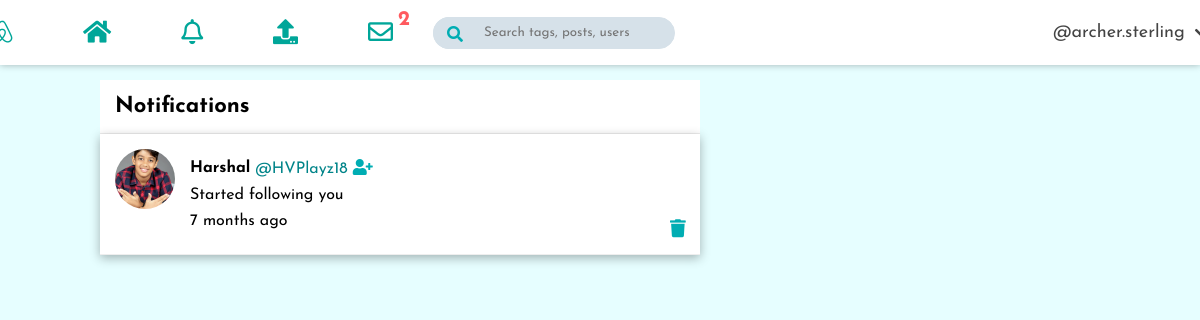
/notifications/ (signed in), run on the app's committed database.
### notifications/models.py (models this page shows)
class Notification(models.Model):
    NOTIFICATION_TYPES = ((1, 'Like'), (2, 'Comment'), (3, 'Follow'))
    post = models.ForeignKey('post.Post', on_delete=models.CASCADE, related_name="noti_post", blank=True, null=True)
    sender = models.ForeignKey(User, related_name="noti_from_user", on_delete=models.CASCADE)
    user = models.ForeignKey(User, related_name="noti_to_user", on_delete=models.CASCADE)
    notification_type = models.IntegerField(choices=NOTIFICATION_TYPES)
    text_preview = models.CharField(max_length=90, blank=True)
    date = models.DateTimeField(auto_now_add=True)
    is_seen = models.BooleanField(default=False)

### authy/models.py (models this page shows)
class Profile(models.Model):
	user = models.OneToOneField(User, on_delete=models.CASCADE)
	first_name = models.CharField(max_length=50, null=True, blank=True)
	last_name = models.CharField(max_length=50, null=True, blank=True)
	location = models.CharField(max_length=50, null=True, blank=True)
	email = models.TextField(max_length=80, null=True, blank=True)
	profile_info = models.TextField(max_length=150, null=True, blank=True)
	created = models.DateField(auto_now_add=True)
	favorites = models.ManyToManyField(Post)
	picture = models.ImageField(upload_to=user_directory_path, blank=True, null=True, verbose_name='Picture')

### notifications/views.py (the view)
# urls.py: path('', ShowNotifications, name='show-notifications'),
def ShowNotifications(request):
    user = request.user
    notifications = Notification.objects.filter(user=user).order_by('-date')
    Notification.objects.filter(user=user, is_seen=False).update(is_seen=True)
    template = loader.get_template('notifications.html')
    context = {
        'notifications': notifications,
    }
    return HttpResponse(template.render(context, request))

### direct/views.py (called while the page is built)
def checkDirects(request):
    directs_count = 0
    if request.user.is_authenticated:
        directs_count = Message.objects.filter(user=request.user, is_read=False).count()
    return {'directs_count': directs_count}

### notifications/views.py (called while the page is built)
def CountNotifications(request):
    count_notifications = 0
    if request.user.is_authenticated:
        count_notifications = Notification.objects.filter(user=request.user, is_seen=False).count()
    return {'count_notifications': count_notifications}

### galleria/templates/notifications.html (shortened to what this page needs)
{% extends 'base.html' %}
{% load static %}
{% load humanize %}
{% block content %}
      <div class="feeds-content dark-mode-2">
        <div  class="feeds-header dark-mode-1">
          <div class="header-top border">
            <h4 class="light-text">Notifications</h4>
          </div>
        </div>
        <div class="posts dark-mode-1">
        {% for notification in notifications %}
       {% if notification.notification_type == 3 %}
           <div style=" box-shadow: 0 0.3rem 1rem rgba(0, 0, 0, 0.3)" class="post border">
            <div class="user-avatar">
               {% if notification.sender.profile.picture %}
              <img src="{{ notification.sender.profile.picture.url }}" />
              {% else %}
              <img src="{% static 'images/icon.12.png' %}" />
            {% endif %}
            </div>
            <div class="post-content">
              <div class="post-user-info light-text">
               <h4>{% if notification.sender.profile.first_name %} {{ notification.sender.profile.first_name }}
                {{ post_item.user.profile.last_name }}{% endif %}</h4>
                <span>
                <a style="text-decoration: none; color: #008489" href="{% url 'profile' notification.sender.username %}" >@{{ notification.sender.username }} <i class="fas fa-user-plus"></i></a>
                </span>
              </div>
               <div  class="post-icons">
                <p class="post-text light-text">Started following you
                </p>
              <p class="post-text light-text">
                 <time datetime="2016-1-1">
                {{ notification.date|naturaltime }}
                </time>
                </p>
                 <a style="margin-left: 48rem; margin-top: -2rem; position: absolute" class="post-icons" href="{% url 'delete-notification' notification.id %}"><i class="fas fa-trash"></i></a>
              </div>
            </div>
          </div>
        {% endif %}
 {% endfor %}
      </div>
      </div>
{% endblock %}

### galleria/templates/base.html (shortened to what this page needs)
{% load static %}
<!DOCTYPE html>
<html lang="en">
  <head>
    <link
      rel="stylesheet"
      href="https://cdnjs.cloudflare.com/ajax/libs/font-awesome/5.8.2/css/all.min.css"
    />
    <link rel="stylesheet" href="{% static 'CSS/style.css' %}" />
  </head>
  <body>
    <section class="feeds-page">
      <nav class="feeds-nav dark-mode-1">
      <div class="brand-icon">
      <a onclick="myFunction()" class="brand"><i class="fab fa-airbnb"></i></a>
      </div>
        <div class="icons">
          <a class="tooltip" href="{% url 'index' %}" class="active">
          <i class="fas fa-home">
          </i></a>
          <a class="tooltip" href="{% url 'show-notifications' %}" class="active">
          <i class="far fa-bell">
          </i></a>
          <a class="tooltip" href="{% url 'newpost' %}">
          <i class="fas fa-upload">
          </i> </a>
          <a class="tooltip" href="{% url 'inbox' %}">
          <div style="margin-left: 3rem; margin-top: -1rem; color: #FF5A5F; position: absolute">
          {% if directs_count %}
          <h5>{{ directs_count }}</h5>
          {% endif %}
          </div>
          <i class="far fa-envelope">
           </i></a>
        </div>
        <form action="{% url 'search' %}" method="get" class="search-bar">
        <div class="search-bar">
         <button type="submit" value="query" name="search" >
          <i class="fas fa-search"></i>
           </button>
          <input
            type="text"
            name="query" id="query"
            placeholder="Search tags, posts, users"
            class="search-bar-input dark-mode-2 light-text border"
          />
          </form>
        <div class="user">
          <a href="#" class="user-link light-text">@{{ request.user }}</a>
          <i class="fas fa-chevron-down"></i>
        </div>
      </nav>
        {% block content %}
        {% endblock  %}
    </section>
  </body>
</html>

### galleria/static/CSS/style.css (style rules this page uses)
* { margin: 0; padding: 0; font-family: 'Josefin Sans', sans-serif; outline: none; }
html { font-size: 62.5%; }
body { background-color: #e6feff; }
.feeds-page { width: 100%; height: 100vh; }
.feeds-nav { position: fixed; width: 100%; height: 6.5rem; background-color: #fff; display: flex; justify-content: center; box-shadow: 0 0 0.7rem rgba(0, 0, 0, 0.3); }
.icons { display: flex; align-items: center; }
.icons a { text-decoration: none; margin-right: 7rem; font-size: 2.5rem; color: #00A699; }
.brand-icon { display: flex; align-items: center; }
.brand-icon a { text-decoration: none; margin-right: 7rem; font-size: 2.5rem; color: #00A699; }
.brand-icon .brand { color: #00A699; font-weight: bolder; cursor: pointer; right: 20%; }
.search-bar { display: flex; align-items: center; position: relative; width: 45rem; right: 1.5rem; }
.search-bar button { position: absolute; width: 4rem; height: 3.2rem; border-radius: 3rem 0rem 0rem 3rem; border: 0.1rem solid #d6e1e9; padding: 10px 20px; text-align: center; text-decoration: none; display: inline-block; justify-content: center; background-color: #d6e1e9; border: none; cursor: pointer; }
.search-bar-input { width: 18rem; height: 3rem; border: 0.1rem solid #d6e1e9; border-radius: 3rem; background-color: #d6e1e9; padding-left: 5rem; padding-right: 1rem; transition: all 0.3s; -webkit-transition: width 0.4s ease-in-out; transition: width 0.4s ease-in-out; }
.search-bar i { position: absolute; font-size: 1.6rem; left: 1.4rem; color: #00adb3; cursor: pointer; bottom: 0.7rem; }
.user { margin-left: 3rem; display: flex; align-items: center; cursor: pointer; padding-left: 10rem; }
.user-link { margin: 0 1rem; text-decoration: none; font-size: 1.8rem; color: #444; }
.user i { color: #444; font-size: 1.6rem; }
.feeds-content { display: grid; grid-template-columns: minmax(5rem, 1fr) 60rem 40rem minmax(5rem, 1fr); grid-template-rows: repeat(2, min-content); padding-top: 6.5rem; }
.feeds-header { grid-column: 2 / 3; grid-row: 1 / 2; background-color: #fff; margin-top: 1.5rem; }
.header-top { display: flex; align-items: center; justify-content: space-between; border-bottom: 0.1rem solid #eee; padding: 1.5rem; }
.header-top h4 { font-size: 2.2rem; }
.posts { grid-column: 2 / 3; grid-row: 2 / -1; background-color: #fff; }
.post { display: flex; padding: 1.5rem; border-bottom: 0.1rem solid #eee; }
.user-avatar { width: 6rem; height: 6rem; flex-shrink: 0; margin-right: 1.5rem; }
.user-avatar img { width: 100%; height: 100%; object-fit: cover; border-radius: 50%; }
.post-user-info { display: flex; align-items: center; margin: 1rem 0; }
.post-user-info h4 { font-size: 1.6rem; margin-right: 0.5rem; }
.post-user-info i { font-size: 1.6rem; color: #00adb3; margin-right: 0.5rem; }
.post-user-info span { font-size: 1.6rem; }
.post-text { font-size: 1.6rem; margin-bottom: 1rem; }
.post-icons { margin-top: 1rem; }
.post-icons i { font-size: 1.8rem; color: #00adb3; margin-right: 6rem; }

### galleria/templates/base.html (style rules this page uses)
.tooltip { position: relative; display: inline-block; }

### data on the page
Notification: sender.profile.picture (picture), sender.profile.first_name "Harshal", sender.username "HVPlayz18", date "7 months ago"

### other printed values
{{ directs_count }} "2"
{{ request.user }} "archer.sterling"
